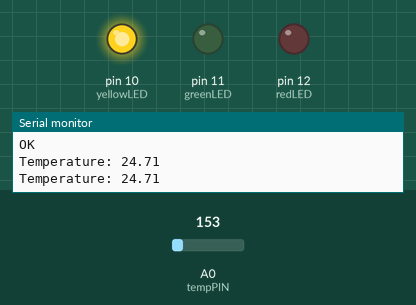
A sketch run on a simulated Arduino Mega 2560, built with avr-gcc and run on an emulated ATmega2560. Shown: output pins drawn as LEDs (lit = HIGH), the last lines printed to the serial monitor. The test bench sets the inputs (shaded band); at power-on: A0 (tempPIN) = 153. The modem accepts every AT command (registered, SIM ready, sends succeed) and sends nothing else.

Above: at 13.2 s.
13.3 s: A0 (tempPIN) set to 155
At 14.3 s:
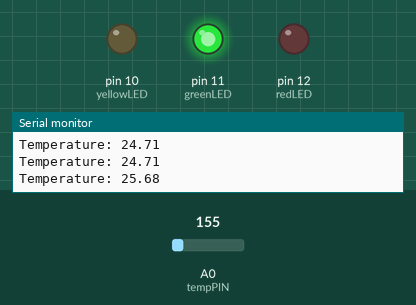
15.5 s: A0 (tempPIN) set to 165
At 17.1 s:
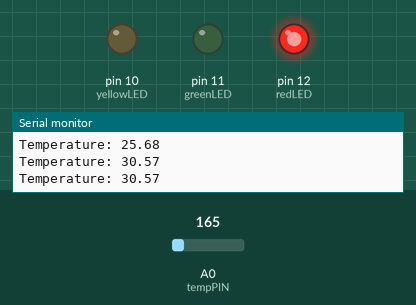
17.5 s: A0 (tempPIN) set to 133
At 18.7 s:
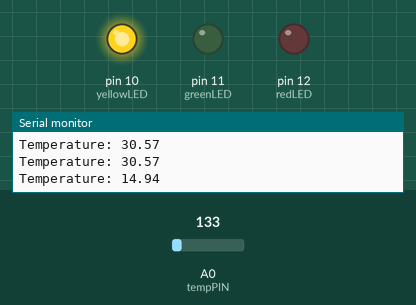
19.5 s: A0 (tempPIN) set to 175
At 21.4 s:
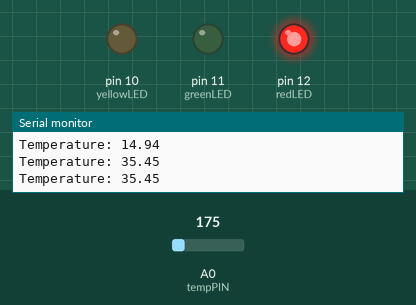
Timing chart, 0 to 22.9 s (numbered marks = the images above; inputs shaded):
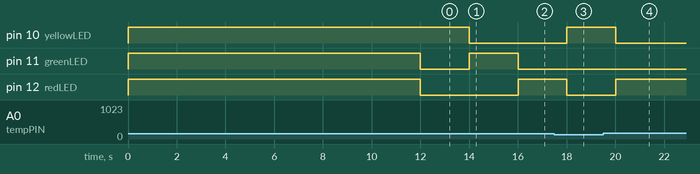

The sketch:

TemperatureMonitor.ino
```cpp
#include <IRremote.h>
#include <IRremoteInt.h>
#define esp8266 Serial1   // use esp8266 to talk to esp8266
#define SSID "airport"    // put here the name of your wifi network
#define PASS "26885379"             // put here the password of your wifi network
#define IP "184.106.153.149" // thingspeak.com's IP

#define tempPIN 0 // soil moisture sensor connected to Analog Pin 0
#define redLED 12
#define greenLED 11
#define yellowLED 10
#define targetTemp 26
#define LOW_THRESH 25.5
#define HIGH_THRESH 28
#define SAMPLE_TIME 1000  //ms
#define AVERAGE_SAMPLES 10
#define TRIGGER_ONOFF_COUNTER 30 //30 consequence * 10s => 300 seconds


IRsend irsend;

String GET = "GET /update?key=V77GYUTPMC8KK9B0&";    // put here your thingspeak key
String GET1 = "field1=";
String GET2 = "&field2=";

float tempVal = 0;                           // we send the soil moisture value
float avgTemp = 0;

float temperature (){

    //char temp_c[6];
    int sensorVal = analogRead(tempPIN);
    float volt = (sensorVal/1024.0)*5.0;
    float temp = (volt - 0.5)*100.0;


    if(temp < LOW_THRESH){
        digitalWrite(redLED, LOW);
        digitalWrite(greenLED, LOW);
        digitalWrite(yellowLED, HIGH);
    }
    else if(temp >= HIGH_THRESH){
        digitalWrite(redLED, HIGH);
        digitalWrite(greenLED, LOW);
        digitalWrite(yellowLED, LOW);
    }
    else{
        digitalWrite(redLED, LOW);
        digitalWrite(greenLED, HIGH);
        digitalWrite(yellowLED, LOW);
    }
    //dtostrf(temp, 0, 1, temp_c); //converts floats to strings

    //return (String) temp_c;
    return temp;
}


void upadateValues(String temp, String temp_avg){
  String cmd = "AT+CIPSTART=\"TCP\",\"";
  cmd += IP;
  cmd += "\",80";
  esp8266.println(cmd);
  delay(2000);
  if(esp8266.find("Error")){
    Serial.print("Error1");
    return;
  }
  cmd = GET + GET1;
  cmd += temp;
  cmd += GET2;
  cmd += temp_avg;
  cmd += "\r\n";

  Serial.print(cmd);
  esp8266.print("AT+CIPSEND=");
  esp8266.println(cmd.length());
  if(esp8266.find(">")){
    esp8266.print(cmd);
  }else{
    esp8266.println("AT+CIPCLOSE");
  }
}

boolean connectWiFi(){
  esp8266.println("AT+CWMODE=1");
  delay(2000);
  String cmd="AT+CWJAP=\"";
  cmd+=SSID;
  cmd+="\",\"";
  cmd+=PASS;
  cmd+="\"";
  esp8266.println(cmd);
  delay(5000);
  if(esp8266.find("OK")){
    Serial.println("OK");
    return true;
  }else{
    Serial.println("KO");
    return false;
  }
}

void setup()
{
  pinMode(tempPIN, INPUT);
  pinMode(redLED, OUTPUT);
  pinMode(greenLED, OUTPUT);
  pinMode(yellowLED, OUTPUT);
  digitalWrite(redLED, HIGH);
  digitalWrite(greenLED, HIGH);
  digitalWrite(yellowLED, HIGH);
  Serial.begin(9600);
  esp8266.begin(115200);
  delay(5000);
  esp8266.println("AT");

  if(esp8266.find("OK")){
    Serial.println('Connect 8266 OK');
    connectWiFi();
      digitalWrite(redLED, LOW);
      digitalWrite(greenLED, LOW);
      digitalWrite(yellowLED, LOW);
  }
  else{
    Serial.println("Connect 8266 fail");
  }
}


int i=0;
float tempSum = 0; //temperature sum in 60 seconds
int lowCount = 0;
int highCount = 0;
int power = 1;
void loop(){
  //Heran air conditioner power on
  unsigned int power_on[110] = {750,3350,550,650,550,650,550,650,550,650,550,650,550,650,550,1750,550,1750,600,650,500,700,500,700,500,700,500,700,500,1800,550,650,550,650,550,650,550,650,550,650,550,650,550,650,550,650,550,650,600,600,550,700,500,700,500,700,500,700,500,700,500,700,550,650,550,650,550,650,550,650,550,650,550,650,550,650,550,650,550,1750,550,1750,550,700,500,700,500,1800,500,700,500,1800,500,700,500,1800,550,650,550,1750,550,650,550,650,550,1750,550,3400,700,};
  //Heran air conditioner powe off
  unsigned int power_off[110] = {750,3350,550,650,550,650,550,650,550,650,550,650,550,650,550,700,500,700,500,700,550,650,550,650,500,700,550,650,550,1750,550,650,550,650,550,650,550,650,550,650,550,650,550,650,600,600,550,700,550,650,550,650,500,700,500,700,500,700,550,650,550,650,550,650,550,650,550,650,550,650,550,650,550,650,550,650,550,650,550,1800,500,1800,500,700,500,700,500,1800,500,700,500,1800,550,650,550,1750,550,650,550,1750,550,1750,550,650,550,650,550,3450,650,};


  tempVal = temperature();


  if(i<AVERAGE_SAMPLES){
    Serial.print("Temperature: ");
    Serial.println(tempVal);
    tempSum += tempVal;
    i++;
  }
  else{
    avgTemp = tempSum/AVERAGE_SAMPLES;

    Serial.print("average Temperature :");
    Serial.println(avgTemp);


    if(avgTemp<LOW_THRESH){
      lowCount++;
      highCount = 0;
      Serial.print("low count :");
      Serial.println(lowCount);

      if(lowCount >=TRIGGER_ONOFF_COUNTER){
        irsend.sendRaw(power_off, 110, 38);
        Serial.println("Send Power Off");
        power = 0;
        lowCount = 0;
      }
    }
    else if(avgTemp>=HIGH_THRESH){
      highCount++;
      lowCount = 0;
      Serial.print("high count :");
      Serial.println(highCount);

      if(highCount >=TRIGGER_ONOFF_COUNTER){
        irsend.sendRaw(power_on, 110, 38);
        Serial.println("Send Power On");
        power = 1;
        highCount = 0;
      }

    }
    else{
      lowCount = 0;
      highCount = 0;
      Serial.println('reset all counters, back to target temperature');
    }
    tempSum = 0;
    i=0;
    upadateValues((String)avgTemp, (String)power);
  }
  delay(SAMPLE_TIME);

}
```

Measured:
- the behaviour switches between 154 and 155 on A0 (tempPIN) (found by bisection; images 0 and 1)
- after the input at 13.3 s, pin 10 (yellowLED): HIGH → LOW after 0.70 s; pin 11 (greenLED): LOW → HIGH after 0.70 s
- after the input at 15.5 s, pin 11 (greenLED): HIGH → LOW after 0.51 s; pin 12 (redLED): LOW → HIGH after 0.51 s
- after the input at 17.5 s, pin 10 (yellowLED): LOW → HIGH after 0.51 s; pin 12 (redLED): HIGH → LOW after 0.51 s
- after the input at 19.5 s, pin 10 (yellowLED): HIGH → LOW after 0.51 s; pin 12 (redLED): LOW → HIGH after 0.51 s
